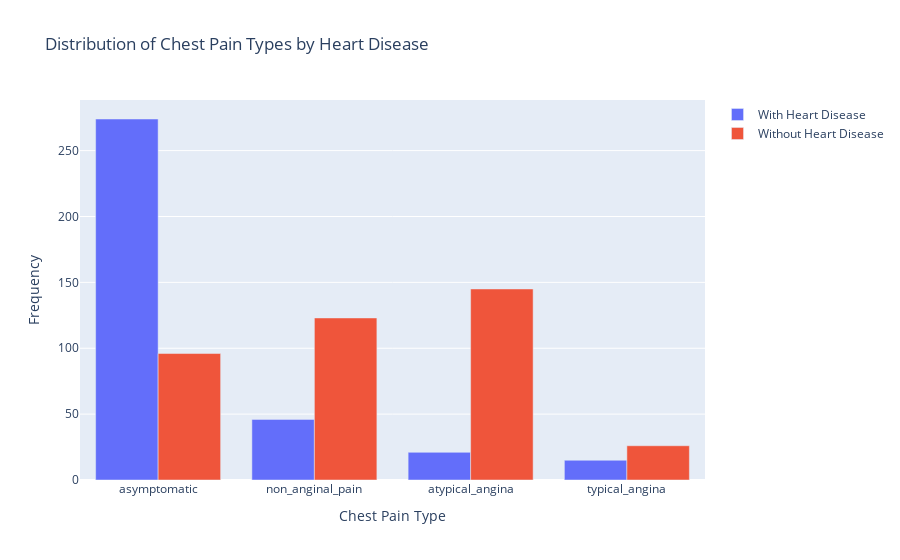

Notebook code cell kept with this figure:
### Markdown cell above
This suggests that, on average, individuals with heart disease tend to be older than those without heart disease.

### Code cell
import plotly.graph_objects as go

# Calculate the distribution of chest pain types among individuals with heart disease
with_hd_distribution = train[train['heart_diasease'] == 'has_disease']['chest_pain_type'].value_counts()
print(with_hd_distribution)
# Calculate the distribution of chest pain types among individuals without heart disease
without_hd_distribution = train[train['heart_diasease'] == 'no_disease']['chest_pain_type'].value_counts()
print(without_hd_distribution )
# Create a bar chart to visualize the distributions
fig = go.Figure()
fig.add_trace(go.Bar(x=with_hd_distribution.index, y=with_hd_distribution.values, name='With Heart Disease'))
fig.add_trace(go.Bar(x=without_hd_distribution.index, y=without_hd_distribution.values, name='Without Heart Disease'))

# Update the layout of the chart
fig.update_layout(
    xaxis_title='Chest Pain Type',
    yaxis_title='Frequency',
    title='Distribution of Chest Pain Types by Heart Disease',
)

# Show the plot
fig.show()

### Figure 1 — Plotly figure (JSON) as saved in the notebook; plotly's stock layout.template omitted (floating-point values rounded to 4 significant figures)
{"data": [{"name": "With Heart Disease", "type": "bar", "x": ["asymptomatic", "non_anginal_pain", "atypical_angina", "typical_angina"], "y": [274, 46, 21, 15]}, {"name": "Without Heart Disease", "type": "bar", "x": ["atypical_angina", "non_anginal_pain", "asymptomatic", "typical_angina"], "y": [145, 123, 96, 26]}], "layout": {"title": {"text": "Distribution of Chest Pain Types by Heart Disease"}, "xaxis": {"title": {"text": "Chest Pain Type"}}, "yaxis": {"title": {"text": "Frequency"}}}}
